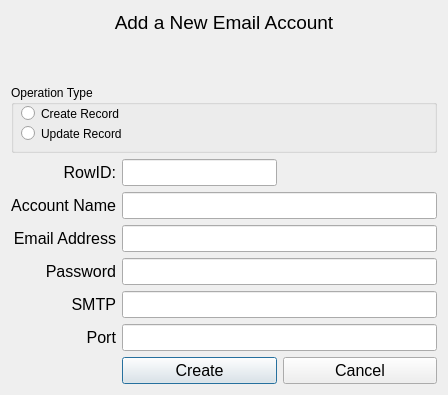
<?xml version="1.0" encoding="UTF-8"?>
<ui version="4.0">
 <class>Dialog</class>
 <widget class="QDialog" name="Dialog">
  <property name="geometry">
   <rect>
    <x>0</x>
    <y>0</y>
    <width>448</width>
    <height>395</height>
   </rect>
  </property>
  <property name="windowTitle">
   <string>Dialog</string>
  </property>
  <layout class="QGridLayout" name="gridLayout_3">
   <item row="0" column="0">
    <widget class="QLabel" name="lbl_acc_form_heading">
     <property name="font">
      <font>
       <pointsize>14</pointsize>
       <weight>50</weight>
       <bold>false</bold>
      </font>
     </property>
     <property name="text">
      <string>Add a New Email Account</string>
     </property>
     <property name="alignment">
      <set>Qt::AlignHCenter|Qt::AlignTop</set>
     </property>
    </widget>
   </item>
   <item row="1" column="0">
    <widget class="QGroupBox" name="groupBox">
     <property name="title">
      <string>Operation Type</string>
     </property>
     <widget class="QRadioButton" name="rbtn_create_account">
      <property name="geometry">
       <rect>
        <x>10</x>
        <y>20</y>
        <width>101</width>
        <height>17</height>
       </rect>
      </property>
      <property name="text">
       <string>Create Record</string>
      </property>
     </widget>
     <widget class="QRadioButton" name="rbtn_update_account">
      <property name="geometry">
       <rect>
        <x>10</x>
        <y>40</y>
        <width>101</width>
        <height>17</height>
       </rect>
      </property>
      <property name="text">
       <string>Update Record</string>
      </property>
     </widget>
    </widget>
   </item>
   <item row="2" column="0">
    <layout class="QGridLayout" name="gridLayout">
     <item row="0" column="0">
      <widget class="QLabel" name="label_7">
       <property name="font">
        <font>
         <pointsize>12</pointsize>
        </font>
       </property>
       <property name="text">
        <string>RowID:</string>
       </property>
       <property name="alignment">
        <set>Qt::AlignRight|Qt::AlignTrailing|Qt::AlignVCenter</set>
       </property>
      </widget>
     </item>
     <item row="0" column="1">
      <widget class="QLineEdit" name="row_id">
       <property name="font">
        <font>
         <pointsize>12</pointsize>
        </font>
       </property>
      </widget>
     </item>
     <item row="0" column="2">
      <spacer name="horizontalSpacer">
       <property name="orientation">
        <enum>Qt::Horizontal</enum>
       </property>
       <property name="sizeHint" stdset="0">
        <size>
         <width>98</width>
         <height>20</height>
        </size>
       </property>
      </spacer>
     </item>
     <item row="1" column="0">
      <widget class="QLabel" name="label_2">
       <property name="font">
        <font>
         <pointsize>12</pointsize>
        </font>
       </property>
       <property name="text">
        <string>Account Name</string>
       </property>
       <property name="alignment">
        <set>Qt::AlignRight|Qt::AlignTrailing|Qt::AlignVCenter</set>
       </property>
      </widget>
     </item>
     <item row="1" column="1" colspan="2">
      <widget class="QLineEdit" name="account_name">
       <property name="font">
        <font>
         <pointsize>12</pointsize>
        </font>
       </property>
       <property name="toolTip">
        <string>&lt;html&gt;&lt;head/&gt;&lt;body&gt;&lt;p&gt;This name will appear in the message as the sender.&lt;/p&gt;&lt;/body&gt;&lt;/html&gt;</string>
       </property>
       <property name="text">
        <string/>
       </property>
      </widget>
     </item>
     <item row="2" column="0">
      <widget class="QLabel" name="label_3">
       <property name="font">
        <font>
         <pointsize>12</pointsize>
        </font>
       </property>
       <property name="text">
        <string>Email Address</string>
       </property>
       <property name="alignment">
        <set>Qt::AlignRight|Qt::AlignTrailing|Qt::AlignVCenter</set>
       </property>
      </widget>
     </item>
     <item row="2" column="1" colspan="2">
      <widget class="QLineEdit" name="email">
       <property name="font">
        <font>
         <pointsize>12</pointsize>
        </font>
       </property>
      </widget>
     </item>
     <item row="3" column="0">
      <widget class="QLabel" name="label_4">
       <property name="font">
        <font>
         <pointsize>12</pointsize>
        </font>
       </property>
       <property name="text">
        <string>Password</string>
       </property>
       <property name="alignment">
        <set>Qt::AlignRight|Qt::AlignTrailing|Qt::AlignVCenter</set>
       </property>
      </widget>
     </item>
     <item row="3" column="1" colspan="2">
      <widget class="QLineEdit" name="password">
       <property name="font">
        <font>
         <pointsize>12</pointsize>
        </font>
       </property>
       <property name="inputMask">
        <string/>
       </property>
       <property name="echoMode">
        <enum>QLineEdit::Password</enum>
       </property>
      </widget>
     </item>
     <item row="4" column="0">
      <widget class="QLabel" name="label_5">
       <property name="font">
        <font>
         <pointsize>12</pointsize>
        </font>
       </property>
       <property name="text">
        <string>SMTP</string>
       </property>
       <property name="alignment">
        <set>Qt::AlignRight|Qt::AlignTrailing|Qt::AlignVCenter</set>
       </property>
      </widget>
     </item>
     <item row="4" column="1" colspan="2">
      <widget class="QLineEdit" name="smtp">
       <property name="font">
        <font>
         <pointsize>12</pointsize>
        </font>
       </property>
      </widget>
     </item>
     <item row="5" column="0">
      <widget class="QLabel" name="label_6">
       <property name="font">
        <font>
         <pointsize>12</pointsize>
        </font>
       </property>
       <property name="text">
        <string>Port</string>
       </property>
       <property name="alignment">
        <set>Qt::AlignRight|Qt::AlignTrailing|Qt::AlignVCenter</set>
       </property>
      </widget>
     </item>
     <item row="5" column="1" colspan="2">
      <widget class="QLineEdit" name="port">
       <property name="font">
        <font>
         <pointsize>12</pointsize>
        </font>
       </property>
       <property name="text">
        <string/>
       </property>
      </widget>
     </item>
     <item row="6" column="1" colspan="2">
      <layout class="QGridLayout" name="gridLayout_2">
       <item row="0" column="0">
        <widget class="QPushButton" name="btn_create">
         <property name="font">
          <font>
           <pointsize>12</pointsize>
          </font>
         </property>
         <property name="text">
          <string>Create</string>
         </property>
        </widget>
       </item>
       <item row="0" column="1">
        <widget class="QPushButton" name="btn_cancel">
         <property name="font">
          <font>
           <pointsize>12</pointsize>
          </font>
         </property>
         <property name="text">
          <string>Cancel</string>
         </property>
        </widget>
       </item>
      </layout>
     </item>
    </layout>
   </item>
  </layout>
 </widget>
 <resources/>
 <connections/>
</ui>
